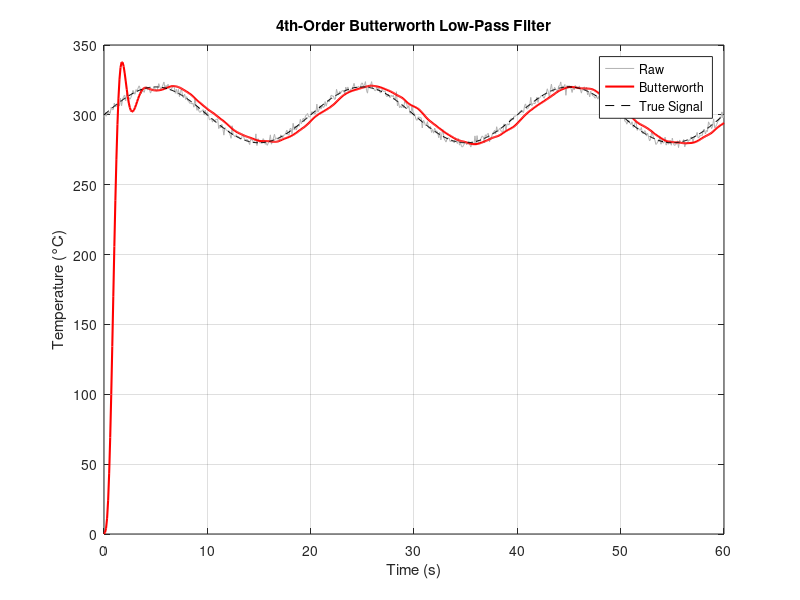

Recreate this plot in MATLAB.
%% sim-02: Butterworth Low-Pass Filter

% Generate noisy signal
t = 0:0.1:60;
clean = 300 + 20*sin(2*pi*0.05*t);
noise = 2*randn(size(t));
raw = clean + noise;

% Design 4th-order Butterworth low-pass
[b, a] = butter(4, 0.1);  % normalized cutoff 0.1 (= 0.5 Hz at 10 Hz sample rate)
filtered = filter(b, a, raw);

% SNR comparison
snr_raw = 10*log10(var(clean) / var(noise));
snr_filtered = 10*log10(var(clean) / var(raw - filtered));
fprintf('SNR raw: %.1f dB\n', snr_raw);
fprintf('SNR Butterworth: %.1f dB\n', snr_filtered);

figure;
plot(t, raw, 'Color', [0.7 0.7 0.7]); hold on;
plot(t, filtered, 'r', 'LineWidth', 1.5);
plot(t, clean, 'k--');
xlabel('Time (s)'); ylabel('Temperature (°C)');
legend('Raw', 'Butterworth', 'True Signal');
title('4th-Order Butterworth Low-Pass Filter'); grid on;
